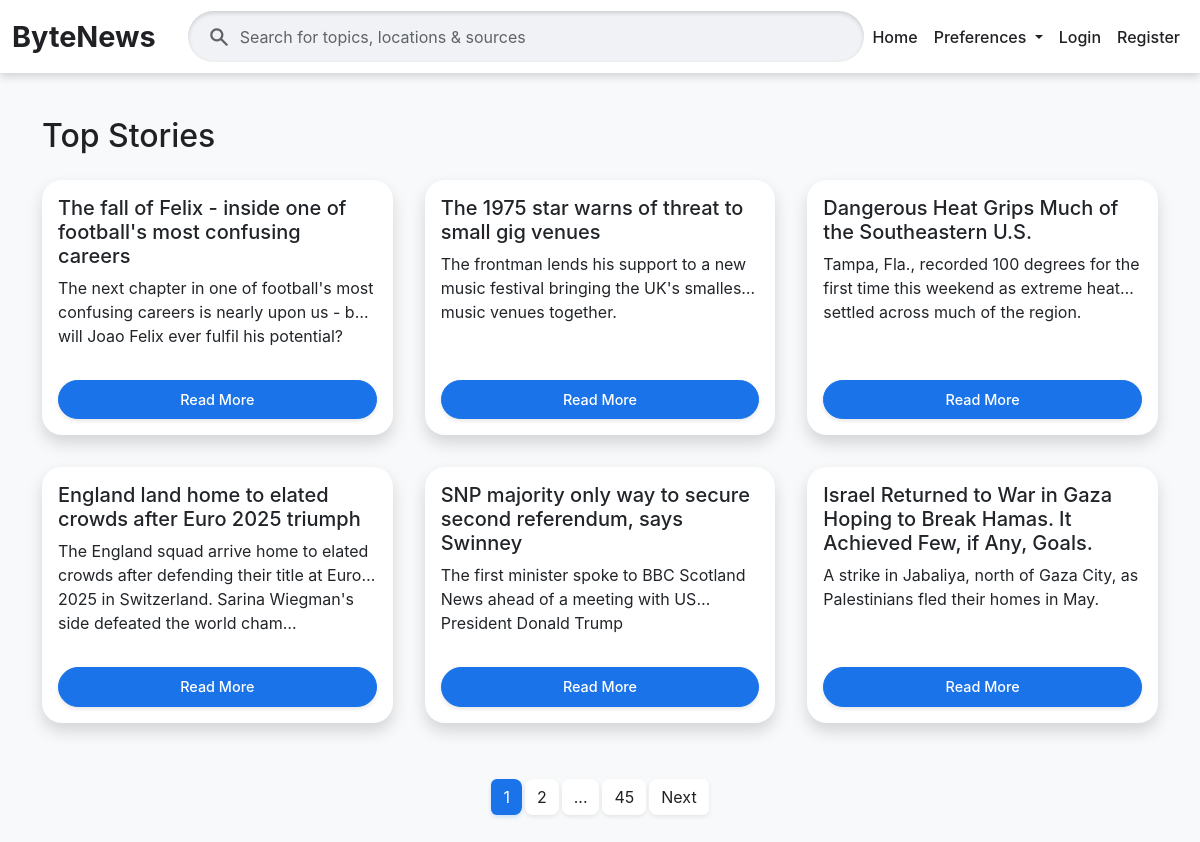
Before: / with the older database file.
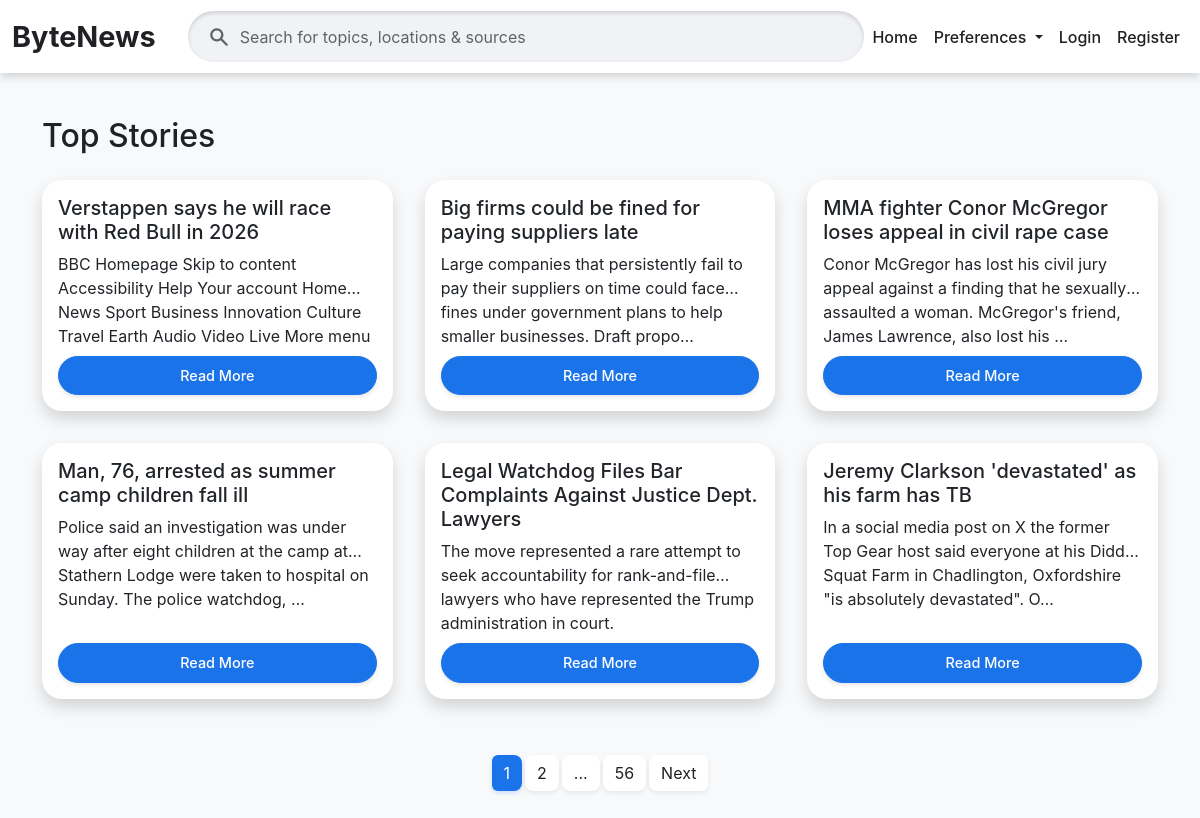
After: the same page with the newer database file.
### news/models.py (models this page shows, shortened)
class Article(models.Model):
    title = models.CharField(max_length=200)
    content = models.TextField()
    publication_date = models.DateTimeField()
    author = models.CharField(max_length=100, blank=True, null=True)
    link = models.URLField(unique=True) # Ensure article links are unique
    categories = models.ManyToManyField(Category, related_name='articles')
    summary = models.TextField(blank=True, null=True) # New field for summary
    slug = models.SlugField(null=True, max_length=255, blank=True)
    approved = models.BooleanField(default=False) # New field to track approval status
    class Meta:
        ordering = ['-publication_date'] # Default ordering for articles
    def approved_status_icon(self): # Renamed for clarity in admin
        return self.approved # Return the boolean value directly
    approved_status_icon.boolean = True # Displays a nice checkmark/x in admin
    approved_status_icon.short_description = "Approved" # Column header in admin

### news/views.py (the view, shortened to what this page needs)
# urls.py: path('', views.ArticleListView.as_view(), name='article_list'), #
class ArticleListView(ListView):
    model = Article
    template_name = 'news/home.html'
    context_object_name = 'articles'
    ordering = ['-publication_date']
    paginate_by = 6
    def get_queryset(self):
        queryset = super().get_queryset()
        category_name = self.request.GET.get('category')
        if category_name:
            return queryset.filter(categories__name__iexact=category_name)
        search_query = self.request.GET.get('q')
        if search_query:
            queryset = queryset.filter(
                Q(title__icontains=search_query) |
                Q(content__icontains=search_query) |
                Q(categories__name__icontains=search_query)
            ).distinct()
        return queryset
    def get_context_data(self, **kwargs):
        ctx = super().get_context_data(**kwargs)
        ctx['categories'] = Category.objects.all().order_by('name')
        ctx['current_category'] = self.request.GET.get('category', '')
        ctx['search_query'] = self.request.GET.get('q', '')
        ctx['recommendations'] = []
        return ctx

### news/templates/news/home.html (shortened to what this page needs)
{% extends 'base.html' %}
{% load static %}
{% block content %}
<h2 class="mb-4">Top Stories</h2>
<div class="row">
    {% for article in articles %}
        <div class="col-md-6 col-lg-4 d-flex">
            <div class="card article-card p-3 flex-fill">
                <h5>{{ article.title }}</h5>
                <p>{{ article.summary|default_if_none:article.content|truncatechars:150 }}</p>
                <a href="{% url 'news:article_detail' slug=article.slug %}" class="btn btn-sm btn-primary mt-2">Read More</a>
            </div>
        </div>
    {% empty %}
        <p>No articles found.</p>
    {% endfor %}
</div>
{% if is_paginated %}
    <nav aria-label="Page navigation">
        <ul class="pagination justify-content-center mt-4">
            <li class="page-item {% if page_obj.number == 1 %}active{% endif %}"><a class="page-link" href="?page=1">1</a></li>
            {% for i in page_obj.paginator.page_range %}
                {% if i >= page_obj.number|add:"-1" and i <= page_obj.number|add:"1" and i != 1 and i != page_obj.paginator.num_pages %}
                    <li class="page-item "><a class="page-link" href="?page={{ i }}">{{ i }}</a></li>
                {% endif %}
            {% endfor %}
            {% if page_obj.number < page_obj.paginator.num_pages|add:"-1" and page_obj.number != page_obj.paginator.num_pages|add:"-2" %}
                <li class="page-item disabled"><span class="page-link">...</span></li>
            {% endif %}
            {% if page_obj.paginator.num_pages > 1 %}
                <li class="page-item "><a class="page-link" href="?page={{ page_obj.paginator.num_pages }}">{{ page_obj.paginator.num_pages }}</a></li>
            {% endif %}
            {% if page_obj.has_next %}
                <li class="page-item"><a class="page-link" href="?page={{ page_obj.next_page_number }}{% if current_category %}&category={{ current_category }}{% endif %}{% if search_query %}&q={{ search_query }}{% endif %}">Next</a></li>
            {% endif %}
        </ul>
    </nav>
{% endif %}
{% endblock %}

Changed rows visible on the page:
no longer on this page (row edited): Article: title "The fall of Felix - inside one of football's most confusing careers", summary "The next chapter in one of football's most confusing careers is nearly upon us - but will Joao Felix ever fulfil his potential?"
no longer on this page (row edited): Article: title "The 1975 star warns of threat to small gig venues", summary "The frontman lends his support to a new music festival bringing the UK's smallest music venues together."
no longer on this page (row edited): Article: title "Dangerous Heat Grips Much of the Southeastern U.S.", summary "Tampa, Fla., recorded 100 degrees for the first time this weekend as extreme heat settled across much of the region."
no longer on this page (row edited): Article: title "England land home to elated crowds after Euro 2025 triumph", summary "The England squad arrive home to elated crowds after defending their title at Euro 2025 in Switzerland. Sarina Wiegman's side defeated the world cham…"
no longer on this page (row edited): Article: title "SNP majority only way to secure second referendum, says Swinney", summary "The first minister spoke to BBC Scotland News ahead of a meeting with US President Donald Trump"
no longer on this page (row edited): Article: title "Israel Returned to War in Gaza Hoping to Break Hamas. It Achieved Few, if Any, Goals.", summary "A strike in Jabaliya, north of Gaza City, as Palestinians fled their homes in May."
added Article: title "Verstappen says he will race with Red Bull in 2026", summary "BBC Homepage Skip to content Accessibility Help Your account Home News Sport Business Innovation Culture Travel Earth Audio Video Live More…"
added Article: title "Big firms could be fined for paying suppliers late", summary "Large companies that persistently fail to pay their suppliers on time could face fines under government plans to help smaller businesses. Draft propo…"
added Article: title "MMA fighter Conor McGregor loses appeal in civil rape case", summary "Conor McGregor has lost his civil jury appeal against a finding that he sexually assaulted a woman. McGregor's friend, James Lawrence, also lost his …"
added Article: title "Man, 76, arrested as summer camp children fall ill", summary "Police said an investigation was under way after eight children at the camp at Stathern Lodge were taken to hospital on Sunday. The police watchdog, …"
added Article: title "Legal Watchdog Files Bar Complaints Against Justice Dept. Lawyers", summary "The move represented a rare attempt to seek accountability for rank-and-file lawyers who have represented the Trump administration in court."
added Article: title "Jeremy Clarkson 'devastated' as his farm has TB", summary "In a social media post on X the former Top Gear host said everyone at his Diddly Squat Farm in Chadlington, Oxfordshire \"is absolutely devastated\". O…"
Other visible differences:
{{ page_obj.paginator.num_pages }}: "45" → "56"
